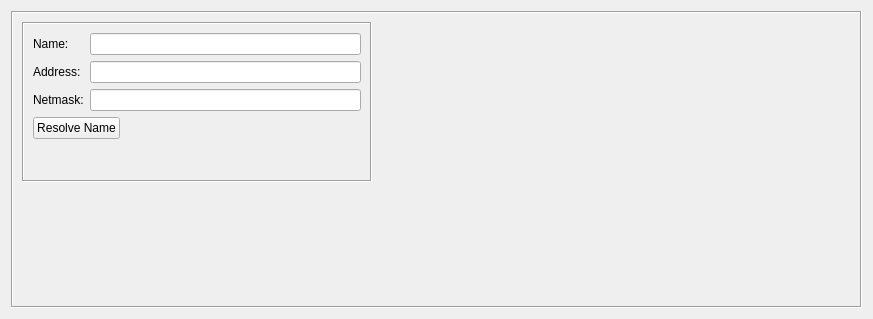
<?xml version="1.0" encoding="UTF-8"?>
<ui version="4.0">
 <class>IPv4Dialog_q</class>
 <widget class="QWidget" name="IPv4Dialog_q">
  <property name="enabled">
   <bool>true</bool>
  </property>
  <property name="geometry">
   <rect>
    <x>0</x>
    <y>0</y>
    <width>873</width>
    <height>319</height>
   </rect>
  </property>
  <property name="windowTitle">
   <string>IPv4</string>
  </property>
  <layout class="QGridLayout" name="gridLayout">
   <item row="0" column="0">
    <widget class="QFrame" name="frame7">
     <property name="sizePolicy">
      <sizepolicy hsizetype="Preferred" vsizetype="Preferred">
       <horstretch>0</horstretch>
       <verstretch>0</verstretch>
      </sizepolicy>
     </property>
     <property name="frameShape">
      <enum>QFrame::Shape::Box</enum>
     </property>
     <property name="frameShadow">
      <enum>QFrame::Shadow::Sunken</enum>
     </property>
     <layout class="QGridLayout" name="gridLayout_2">
      <item row="0" column="0">
       <layout class="QVBoxLayout" name="verticalLayout">
        <item>
         <widget class="QFrame" name="frame14">
          <property name="sizePolicy">
           <sizepolicy hsizetype="Minimum" vsizetype="Fixed">
            <horstretch>2</horstretch>
            <verstretch>2</verstretch>
           </sizepolicy>
          </property>
          <property name="minimumSize">
           <size>
            <width>350</width>
            <height>160</height>
           </size>
          </property>
          <property name="maximumSize">
           <size>
            <width>350</width>
            <height>160</height>
           </size>
          </property>
          <property name="frameShape">
           <enum>QFrame::Shape::Box</enum>
          </property>
          <property name="frameShadow">
           <enum>QFrame::Shadow::Sunken</enum>
          </property>
          <layout class="QGridLayout" name="gridLayout_3">
           <item row="0" column="0">
            <widget class="QLabel" name="textLabel1">
             <property name="text">
              <string>Name:</string>
             </property>
             <property name="wordWrap">
              <bool>false</bool>
             </property>
            </widget>
           </item>
           <item row="0" column="2">
            <widget class="QLineEdit" name="obj_name">
             <property name="sizePolicy">
              <sizepolicy hsizetype="Preferred" vsizetype="Fixed">
               <horstretch>200</horstretch>
               <verstretch>0</verstretch>
              </sizepolicy>
             </property>
             <property name="minimumSize">
              <size>
               <width>0</width>
               <height>0</height>
              </size>
             </property>
            </widget>
           </item>
           <item row="1" column="0" colspan="2">
            <widget class="QLabel" name="textLabel2_2">
             <property name="text">
              <string>Address:</string>
             </property>
             <property name="wordWrap">
              <bool>false</bool>
             </property>
            </widget>
           </item>
           <item row="1" column="2">
            <widget class="QLineEdit" name="address">
             <property name="sizePolicy">
              <sizepolicy hsizetype="Preferred" vsizetype="Fixed">
               <horstretch>0</horstretch>
               <verstretch>0</verstretch>
              </sizepolicy>
             </property>
            </widget>
           </item>
           <item row="2" column="0" colspan="2">
            <widget class="QLabel" name="netmaskLabel">
             <property name="text">
              <string>Netmask:</string>
             </property>
             <property name="wordWrap">
              <bool>false</bool>
             </property>
            </widget>
           </item>
           <item row="2" column="2">
            <widget class="QLineEdit" name="netmask">
             <property name="sizePolicy">
              <sizepolicy hsizetype="Preferred" vsizetype="Fixed">
               <horstretch>0</horstretch>
               <verstretch>0</verstretch>
              </sizepolicy>
             </property>
            </widget>
           </item>
           <item row="3" column="0" colspan="3">
            <widget class="QPushButton" name="dnsLookup">
             <property name="sizePolicy">
              <sizepolicy hsizetype="Fixed" vsizetype="Fixed">
               <horstretch>0</horstretch>
               <verstretch>0</verstretch>
              </sizepolicy>
             </property>
             <property name="text">
              <string>Resolve Name</string>
             </property>
            </widget>
           </item>
           <item row="4" column="1" colspan="2">
            <spacer name="verticalSpacer_2">
             <property name="orientation">
              <enum>Qt::Orientation::Vertical</enum>
             </property>
             <property name="sizeHint" stdset="0">
              <size>
               <width>20</width>
               <height>21</height>
              </size>
             </property>
            </spacer>
           </item>
          </layout>
         </widget>
        </item>
        <item>
         <spacer name="verticalSpacer">
          <property name="orientation">
           <enum>Qt::Orientation::Vertical</enum>
          </property>
          <property name="sizeHint" stdset="0">
           <size>
            <width>20</width>
            <height>40</height>
           </size>
          </property>
         </spacer>
        </item>
       </layout>
      </item>
      <item row="0" column="1">
       <widget class="CommentKeywords" name="commentKeywords" native="true">
        <property name="sizePolicy">
         <sizepolicy hsizetype="Expanding" vsizetype="Expanding">
          <horstretch>0</horstretch>
          <verstretch>0</verstretch>
         </sizepolicy>
        </property>
       </widget>
      </item>
     </layout>
    </widget>
   </item>
  </layout>
 </widget>
 <customwidgets>
  <customwidget>
   <class>CommentKeywords</class>
   <extends>QWidget</extends>
   
   <container>1</container>
  </customwidget>
 </customwidgets>
 <tabstops>
  <tabstop>obj_name</tabstop>
  <tabstop>address</tabstop>
  <tabstop>netmask</tabstop>
  <tabstop>dnsLookup</tabstop>
 </tabstops>
 <resources>
  <include location="MainRes.qrc"/>
 </resources>
 <connections>
  <connection>
   <sender>dnsLookup</sender>
   <signal>clicked()</signal>
   <receiver>IPv4Dialog_q</receiver>
   <slot>DNSlookup()</slot>
   <hints>
    <hint type="sourcelabel">
     <x>20</x>
     <y>20</y>
    </hint>
    <hint type="destinationlabel">
     <x>20</x>
     <y>20</y>
    </hint>
   </hints>
  </connection>
 </connections>
 <slots>
  <slot>DNSlookup()</slot>
 </slots>
</ui>
